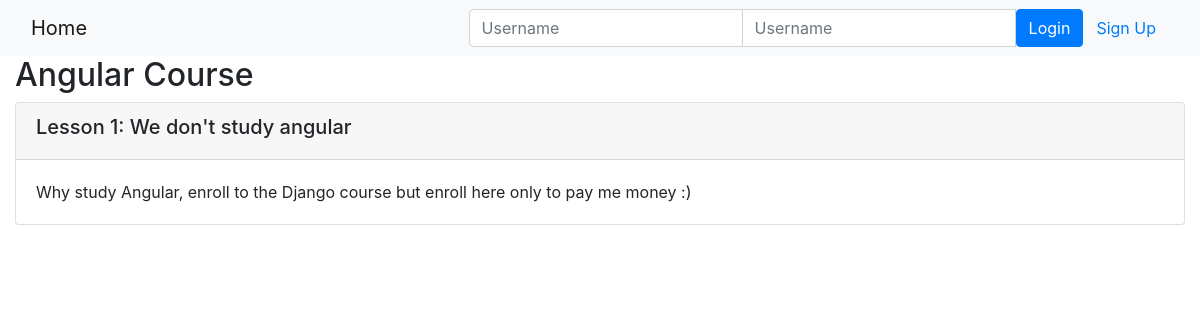
The page /onlinecourse/2/ on the database its author committed.
### onlinecourse/models.py (models this page shows, shortened)
class Course(models.Model):
    name = models.CharField(null=False, max_length=30, default='online course')
    image = models.ImageField(upload_to='course_images/')
    description = models.CharField(max_length=1000)
    pub_date = models.DateField(null=True)
    instructors = models.ManyToManyField(Instructor)
    users = models.ManyToManyField(settings.AUTH_USER_MODEL, through='Enrollment')
    total_enrollment = models.IntegerField(default=0)
    is_enrolled = False

class Lesson(models.Model):
    title = models.CharField(max_length=200, default="title")
    order = models.IntegerField(default=0)
    course = models.ForeignKey(Course, on_delete=models.CASCADE)
    content = models.TextField()

### onlinecourse/views.py (the view)
# urls.py: path('<int:pk>/', views.CourseDetailView.as_view(), name='course_details'),
class CourseDetailView(generic.DetailView):
    model = Course
    template_name = 'onlinecourse/course_detail_bootstrap.html'

### onlinecourse/templates/onlinecourse/course_detail_bootstrap.html (shortened to what this page needs)
<!DOCTYPE html>
<html lang="en">
<head>
     {% load static %}
    <link rel="stylesheet" href="https://maxcdn.bootstrapcdn.com/bootstrap/4.5.2/css/bootstrap.min.css">
</head>
<body>
    <nav class="navbar navbar-light bg-light">
        <div class="container-fluid">
            <div class="navbar-header">
                  <a class="navbar-brand" href="{% url 'onlinecourse:index' %}">Home</a>
            </div>
            <ul class="nav navbar-nav navbar-right">
                {% if user.is_authenticated %}
                <li>
                    <a class="btn btn-link" href="#">{{ user.first_name }}({{ user.username }})</a>
                    <a class="btn btn-link" href="{% url 'onlinecourse:logout' %}">Logout</a>
                </li>
                {% else %}
                <li>
                    <form class="form-inline" action="{% url 'onlinecourse:login' %}" method="post">
                        <div class="input-group">
                            <input type="text" class="form-control" placeholder="Username" name="username" >
                            <input type="password" class="form-control" placeholder="Username" name="psw" >
                            <button class="btn btn-primary" type="submit">Login</button>
                            <a class="btn btn-link" href="{% url 'onlinecourse:registration' %}">Sign Up</a>
                        </div>
                    </form>
                </li>
                {% endif %}
            </ul>
        </div>
    </nav>
    <div class="container-fluid">
            <h2>{{ course.name }}</h2>
            <div class="card-columns-vertical">
                {% for lesson in course.lesson_set.all %}
                    <div class="card mt-1">
                        <div class="card-header"><h5>Lesson {{lesson.order|add:1}}: {{lesson.title}}</h5></div>
                        <div class="card-body">{{lesson.content}}</div>
                    </div>
                {% endfor %}
            </div>
    </div>
</body>
</html>

### rows shown on the page
Course: name "Angular Course"
Lesson: order|add "1", title "We don't study angular", content "Why study Angular, enroll to the Django course but enroll here only to pay me money :)"
